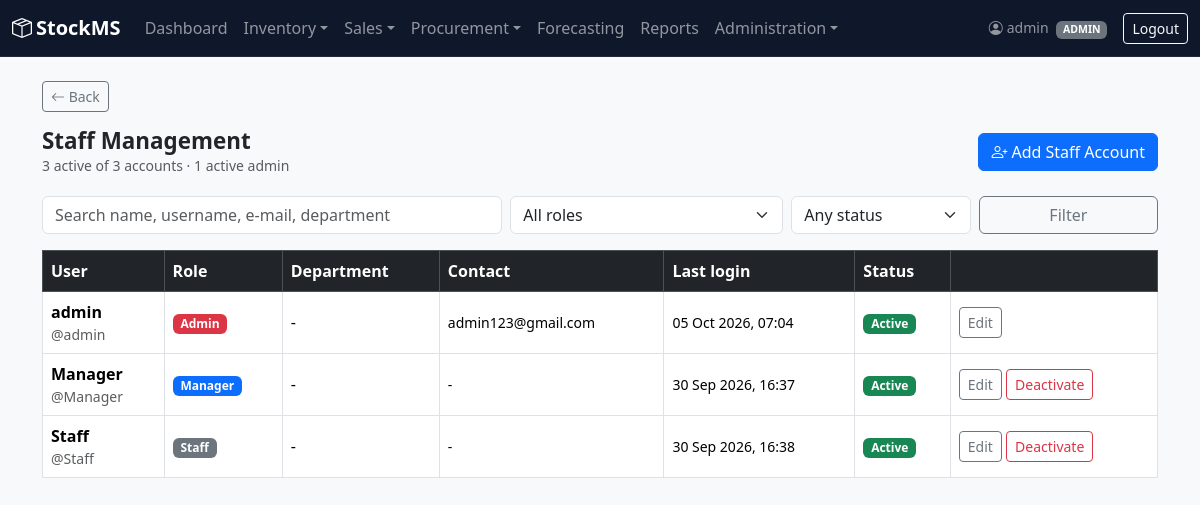
/staff/ (signed in), run on an earlier commit of the app's database.
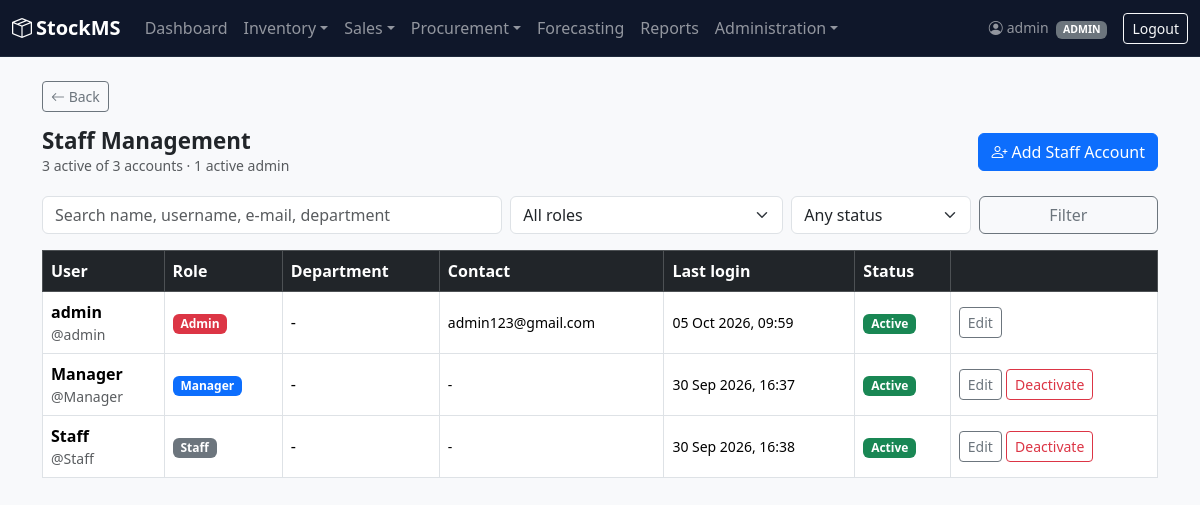
And on a later commit of the database.
### accounts/models.py (models this page shows, shortened)
class User(AbstractUser):
    class Role(models.TextChoices):
        ADMIN = 'ADMIN', 'Admin'
        MANAGER = 'MANAGER', 'Manager'
        STAFF = 'STAFF', 'Staff'
    role = models.CharField(
        max_length=10,
        choices=Role.choices,
        default=Role.STAFF,
    )
    phone = models.CharField(max_length=20, blank=True, default='')
    department = models.CharField(max_length=100, blank=True, default='')

### accounts/views.py (the view)
# urls.py: path('staff/', views.staff_list, name='staff_list'),
@login_required
def staff_list(request):
    denied = _admin_required(request)
    if denied:
        return denied
    users = User.objects.all().order_by('-is_active', 'role', 'username')
    q = request.GET.get('q', '').strip()
    role = request.GET.get('role', '')
    status = request.GET.get('status', '')
    if q:
        users = users.filter(
            Q(username__icontains=q) | Q(first_name__icontains=q) | Q(last_name__icontains=q)
            | Q(email__icontains=q) | Q(department__icontains=q)
        )
    if role:
        users = users.filter(role=role)
    if status == 'active':
        users = users.filter(is_active=True)
    elif status == 'inactive':
        users = users.filter(is_active=False)
    return render(request, 'accounts/staff_list.html', {
        'users': users,
        'q': q, 'role': role, 'status': status,
        'roles': User.Role.choices,
        'total': User.objects.count(),
        'active_total': User.objects.filter(is_active=True).count(),
        'admin_total': User.objects.filter(role='ADMIN', is_active=True).count(),
    })

### accounts/views.py (called while the page is built)
def _admin_required(request):
    if request.user.role != 'ADMIN':
        messages.error(request, "Only Admins can manage staff accounts.")
        return redirect('dashboard')
    return None

### alerts/context_processors.py (called while the page is built)
def alert_counts(request):
    user = getattr(request, 'user', None)
    if user is None or not user.is_authenticated:
        return {}
    return {'active_alert_count': StockAlert.objects.filter(resolved=False).count()}

### accounts/templates/accounts/staff_list.html (shortened to what this page needs)
{% extends 'base.html' %}
{% block content %}
<div class="page-header">
    <div>
        <h2>Staff Management</h2>
        <div class="text-muted small">{{ active_total }} active of {{ total }} accounts &middot; {{ admin_total }} active admin{{ admin_total|pluralize }}</div>
    </div>
    <a href="{% url 'staff_create' %}" class="btn btn-primary"><i class="bi bi-person-plus me-1"></i>Add Staff Account</a>
</div>
<form method="get" class="row g-2 mb-3">
    <div class="col-md-5">
        <input type="text" name="q" value="{{ q }}" class="form-control" placeholder="Search name, username, e-mail, department">
    </div>
    <div class="col-md-3">
        <select name="role" class="form-select">
            <option value="">All roles</option>
        </select>
    </div>
    <div class="col-md-2">
        <select name="status" class="form-select">
            <option value="">Any status</option>
        </select>
    </div>
    <div class="col-md-2 d-grid"><button class="btn btn-outline-secondary">Filter</button></div>
</form>
<div class="table-responsive">
<table class="table table-bordered table-hover bg-white">
    <thead class="table-dark">
        <tr><th>User</th><th>Role</th><th>Department</th><th>Contact</th><th>Last login</th><th>Status</th><th></th></tr>
    </thead>
    <tbody>
    {% for u in users %}
        <tr {% if not u.is_active %}class="text-muted"{% endif %}>
            <td>
                <strong>{{ u.get_full_name|default:u.username }}</strong>
                <div class="small text-muted">@{{ u.username }}</div>
            </td>
            <td>
                {% if u.role == 'ADMIN' %}<span class="badge bg-danger">Admin</span>
                {% elif u.role == 'MANAGER' %}<span class="badge bg-primary">Manager</span>
                {% else %}<span class="badge bg-secondary">Staff</span>{% endif %}
            </td>
            <td>{{ u.department|default:"-" }}</td>
            <td class="small">{{ u.email|default:"-" }}<br>{{ u.phone|default:"" }}</td>
            <td class="small">{{ u.last_login|date:"d M Y, H:i"|default:"Never" }}</td>
            <td>{% if u.is_active %}<span class="badge bg-success">Active</span>{% else %}<span class="badge bg-secondary">Inactive</span>{% endif %}</td>
            <td class="text-nowrap">
                <a href="{% url 'staff_update' u.pk %}" class="btn btn-sm btn-outline-secondary">Edit</a>
                {% if u.pk != user.pk %}
                <form method="post" action="{% url 'staff_toggle_active' u.pk %}" class="d-inline"
                      onsubmit="return confirm('{% if u.is_active %}Deactivate{% else %}Activate{% endif %} {{ u.username }}?');">
                    <button class="btn btn-sm {% if u.is_active %}btn-outline-danger{% else %}btn-outline-success{% endif %}">
                        {% if u.is_active %}Deactivate{% else %}Activate{% endif %}
                    </button>
                </form>
                {% endif %}
            </td>
        </tr>
    {% empty %}
        <tr><td colspan="7" class="text-center text-muted">No accounts match.</td></tr>
    {% endfor %}
    </tbody>
</table>
</div>
{% endblock %}

### templates/base.html (shortened to what this page needs)
{% load static %}
<!DOCTYPE html>
<html lang="en">
<head>
    <link href="https://cdn.jsdelivr.net/npm/bootstrap@5.3.3/dist/css/bootstrap.min.css" rel="stylesheet">
    <link href="https://cdn.jsdelivr.net/npm/bootstrap-icons@1.11.3/font/bootstrap-icons.css" rel="stylesheet">
    <link rel="stylesheet" href="{% static 'css/custom.css' %}">
</head>
<body>
    {% with current=request.resolver_match.url_name %}
    <nav class="navbar navbar-expand-lg navbar-dark app-navbar">
        <div class="container-fluid">
            <a class="navbar-brand fw-semibold" href="{% url 'dashboard' %}">
                <i class="bi bi-box-seam me-1"></i>StockMS
            </a>
            <div class="collapse navbar-collapse" id="mainNav">
                {% if user.is_authenticated %}
                <ul class="navbar-nav me-auto">
                    <li class="nav-item">
                        <a class="nav-link {% if current == 'dashboard' %}active{% endif %}" href="{% url 'dashboard' %}">Dashboard</a>
                    </li>
                    <li class="nav-item dropdown">
                        <a class="nav-link dropdown-toggle" href="#" role="button" data-bs-toggle="dropdown">Inventory</a>
                    </li>
                    <li class="nav-item dropdown">
                        <a class="nav-link dropdown-toggle" href="#" role="button" data-bs-toggle="dropdown">Sales</a>
                    </li>
                    {% if user.role == 'ADMIN' or user.role == 'MANAGER' %}
                    <li class="nav-item dropdown">
                        <a class="nav-link dropdown-toggle" href="#" role="button" data-bs-toggle="dropdown">Procurement</a>
                    </li>
                    {% endif %}
                    <li class="nav-item">
                        <a class="nav-link {% if current == 'forecast_page' %}active{% endif %}" href="{% url 'forecast_page' %}">Forecasting</a>
                    </li>
                    {% if user.role == 'ADMIN' or user.role == 'MANAGER' %}
                    <li class="nav-item">
                        <a class="nav-link {% if current == 'reports_page' %}active{% endif %}" href="{% url 'reports_page' %}">Reports</a>
                    </li>
                    {% endif %}
                    {% if user.role == 'ADMIN' %}
                    <li class="nav-item dropdown">
                        <a class="nav-link dropdown-toggle" href="#" role="button" data-bs-toggle="dropdown">Administration</a>
                    </li>
                    {% elif user.role == 'MANAGER' %}
                    <li class="nav-item">
                        <a class="nav-link {% if current == 'email_log_list' %}active{% endif %}" href="{% url 'email_log_list' %}">Email Log</a>
                    </li>
                    {% endif %}
                </ul>
                <span class="navbar-text me-3 small">
                    <i class="bi bi-person-circle me-1"></i>{{ user.username }}
                    <span class="badge bg-secondary ms-1">{{ user.role }}</span>
                </span>
                <form method="post" action="{% url 'logout' %}" class="d-inline">
                    <button type="submit" class="btn btn-outline-light btn-sm">Logout</button>
                </form>
                {% endif %}
            </div>
        </div>
    </nav>
    <div class="container-xl mt-4 mb-5">
        {% if current != 'dashboard' %}
        <a href="javascript:history.back()" class="btn btn-sm btn-outline-secondary mb-3">
            <i class="bi bi-arrow-left"></i> Back
        </a>
        {% endif %}
        {% block content %}
        {% endblock %}
    </div>
    {% endwith %}
</body>
</html>

What changed in the data, as far as the page shows it:
changed User "admin": last_login "05 Oct 2026, 07:04" → "05 Oct 2026, 09:59"
